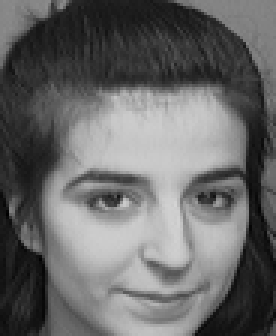
#> input picture data/ORL/s10/7.pgm, 92 x 112 px, found by its file name (shown 3 times larger); its folder holds only this picture in this run
$ jupyter execute --allow-errors Provided.ipynb   (shell and % lines are left out)
#> lines starting #> are read from the running program, lines starting #| are printed output that depends on the picture
## COMP5328 - Advanced Machine Learning
## Assignment 1: Non-negative Matrix Factorization
----------------------------------------------------------------------------------------

**(Semester 2, 2020)**

In this ipython notebook, we provide some example code for assignment1.
+ Load Data.
    - ORL dataset.
    - Extended YaleB dataset.
    - AR dataset (**optional**).
+ Perform Evaluation.
   - Relative Reconstruction Errors.
   - Accuracy, NMI (**optional**).

Lecturer: Tongliang Liu.

Tutors: Nicholas James, Songhua Wu, Xuefeng Li, Yu Yao.

**Note: All datasets can be used only for this assignment and you are not allowed to distribute these datasets. If you want to use AR dataset, you need to apply it by yourself (we do not provide AR dataset due to the problem of license, please find more details in http://www2.ece.ohio-state.edu/~aleix/ARdatabase.html).**

## 1. Load Dataset

### 1.0 Data Folder

[cell 1]
# The structure of data folder.

### 1.1 Load ORL Dataset and Extended YaleB Dataset.
+ ORL dataset contains ten different images of each of 40 distinct subjects. For some subjects, the images were taken at different times, varying the lighting, facial expressions (open / closed eyes, smiling / not smiling) and facial details (glasses / no glasses). All the images were taken against a dark homogeneous background with the subjects in an upright, frontal position (with tolerance for some side movement). The size of each image is 92x112 pixels, with 256 grey levels per pixel. To further reduce the computation complexity, you can resize all images to 30x37 pixels.

+ Extended YaleB dataset contains 2414 images of 38 human subjects under 9 poses and 64 illumination conditions. All images are manually aligned, cropped, and then resized to 168x192 pixels. To further reduce the computation complexity, you can resize all images to 42x48 pixels.

[cell 2]
import os
import numpy as np
from PIL import Image

def load_data(root='data/CroppedYaleB', reduce=4):
    """
    Load ORL (or Extended YaleB) dataset to numpy array.

    Args:
        root: path to dataset.
        reduce: scale factor for zooming out images.

    """
    images, labels = [], []

    for i, person in enumerate(sorted(os.listdir(root))):

        if not os.path.isdir(os.path.join(root, person)):
            continue

        for fname in os.listdir(os.path.join(root, person)):

            # Remove background images in Extended YaleB dataset.
            if fname.endswith('Ambient.pgm'):
                continue

            if not fname.endswith('.pgm'):
                continue

            # load image.
            img = Image.open(os.path.join(root, person, fname))
            img = img.convert('L') # grey image.

            # reduce computation complexity.
            img = img.resize([s//reduce for s in img.size])

            # TODO: preprocessing.

            # convert image to numpy array.
            img = np.asarray(img).reshape((-1,1))

            # collect data and label.
            images.append(img)
            labels.append(i)

    # concate all images and labels.
    images = np.concatenate(images, axis=1)
    labels = np.array(labels)

    return images, labels

[cell 3]
# Load ORL dataset.
X, Y = load_data(root='data/ORL', reduce=2)
#> in load_data, img is the input picture: PIL image 92x112 L; min 0, max 212, mean 103.9
#> in load_data, `img = img.resize([s//reduce for s in img.size])`:
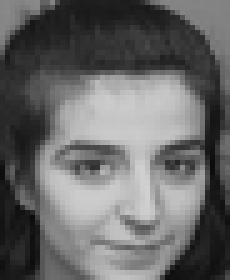
#> img: PIL image 46x56 L (shown 5 times larger); min 10, max 209, mean 103.9
#> in load_data, `img = np.asarray(img).reshape((-1,1))`: img = 2576 values, max 209 at index 1731, min 10 at index 1984, mean 103.9
#> pass 2 of the loop in load_data, `for i, person in enumerate(sorted(os.listdir(root))):`:
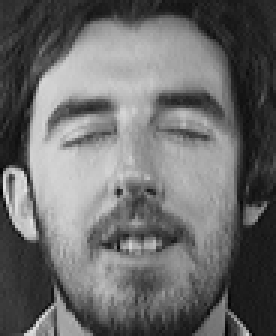
#> input picture data/ORL/s11/4.pgm, 92 x 112 px, found by its file name (shown 3 times larger)
#> in load_data, img is the input picture: PIL image 92x112 L; min 3, max 228, mean 107.2
#> in load_data, `img = img.resize([s//reduce for s in img.size])`:
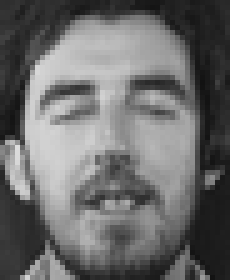
#> img: PIL image 46x56 L (shown 5 times larger); min 18, max 221, mean 107.2
#> in load_data, `img = np.asarray(img).reshape((-1,1))`: img = 2576 values, max 221 at index 1337, min 18 at index 776, mean 107.2
#> pass 3 of the loop in load_data, `for i, person in enumerate(sorted(os.listdir(root))):`:
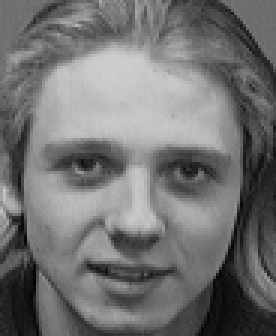
#> input picture data/ORL/s12/4.pgm, 92 x 112 px, found by its file name (shown 3 times larger)
#> in load_data, img is the input picture: PIL image 92x112 L; min 1, max 207, mean 114.3
#> in load_data, `img = img.resize([s//reduce for s in img.size])`:
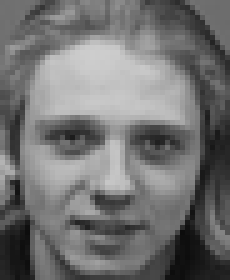
#> img: PIL image 46x56 L (shown 5 times larger); min 12, max 205, mean 114.3
#> in load_data, `img = np.asarray(img).reshape((-1,1))`: img = 2576 values, max 205 at index 478, min 12 at index 2152, mean 114.3
print('ORL dataset: X.shape = {}, Y.shape = {}'.format(X.shape, Y.shape))
#| ORL dataset: X.shape = (2576, 4), Y.shape = (4,)

# Load Extended YaleB dataset.
#> (the rest of this cell did not finish here and is left out)

print('Extended YalB dataset: X.shape = {}, Y.shape = {}'.format(X.shape, Y.shape))

### 1.2 Load AR Dataset (Optional)
AR dataset contains 2600 images of 100 individuals (50 male and 50 female). All images have been cropped and resized to 120x165 pixels. To further reduce the computation complexity, you can resize all images to 40x55 pixels.

[cell 4]
# [42 lines left out: function load_data_AR, not called in this run]

[cell 5]
# X, Y = load_data_AR(root='data/CroppedAR', reduce=3)
# print('AR dataset: X.shape = {}, Y.shape = {}'.format(X.shape, Y.shape))

---------------------------

## 2. Evaluation Metrics

### 2.1 Relative Reconstruction Errors (RRE)

To compare the robustness of different NMF algorithms, you can use the ```relative reconstruction errors```. Let $V$ denote the contaminated dataset (by adding noise), and $\hat{V}$
 denote the clean dataset. Let $W$ and $H$ denote the factorization results on $V$, the ``relative reconstruction errors`` then can be defined as follows:
 \begin{equation}
    RRE = \frac{ \| \hat{V} - WH \|_F }{ \| \hat{V} \|_F}.
\end{equation}

[cell 6]
# Load dataset.
print('==> Load ORL dataset ...')
V_hat, Y_hat = load_data('data/ORL', reduce=3)
#> call 3 of load_data, with root = 'data/ORL', reduce = 3
#> in load_data (call 3), `img = img.resize([s//reduce for s in img.size])`:
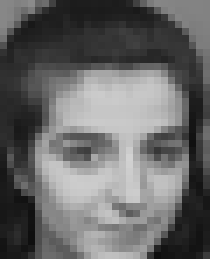
#> img: PIL image 30x37 L (shown 7 times larger); min 14, max 210, mean 103.8
#> in load_data (call 3), `img = np.asarray(img).reshape((-1,1))`: img = 1110 values, max 210 at index 678, min 14 at index 1102, mean 103.8
#> pass 2 of the loop in load_data, `for i, person in enumerate(sorted(os.listdir(root))):`:
#> in load_data (call 3), `img = img.resize([s//reduce for s in img.size])`:
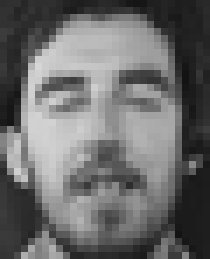
#> img: PIL image 30x37 L (shown 7 times larger); min 19, max 214, mean 107.2
#> in load_data (call 3), `img = np.asarray(img).reshape((-1,1))`: img = 1110 values, max 214 at index 275, min 19 at index 326, mean 107.2
#> pass 3 of the loop in load_data, `for i, person in enumerate(sorted(os.listdir(root))):`:
#> in load_data (call 3), `img = img.resize([s//reduce for s in img.size])`:
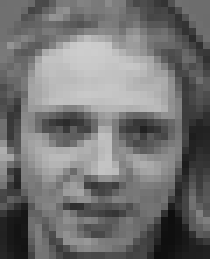
#> img: PIL image 30x37 L (shown 7 times larger); min 14, max 205, mean 114.3
#> in load_data (call 3), `img = np.asarray(img).reshape((-1,1))`: img = 1110 values, max 205 at index 192, min 14 at index 924, mean 114.3
print('V_hat.shape={}, Y_hat.shape={}'.format(V_hat.shape, Y_hat.shape))
#| V_hat.shape=(1110, 4), Y_hat.shape=(4,)

# Add Noise.
V_noise = np.random.rand(*V_hat.shape) * 40
V = V_hat + V_noise

# Plot result.
import matplotlib.pyplot as plt
img_size = [i//3 for i in (92, 112)] # ORL
ind = 2 # index of demo image.
plt.figure(figsize=(10,3))
plt.subplot(131)
plt.imshow(V_hat[:,ind].reshape(img_size[1],img_size[0]), cmap=plt.cm.gray)
plt.title('Image(Original)')
plt.subplot(132)
plt.imshow(V_noise[:,ind].reshape(img_size[1],img_size[0]), cmap=plt.cm.gray)
plt.title('Noise')
plt.subplot(133)
plt.imshow(V[:,ind].reshape(img_size[1],img_size[0]), cmap=plt.cm.gray)
plt.title('Image(Noise)')
plt.show()
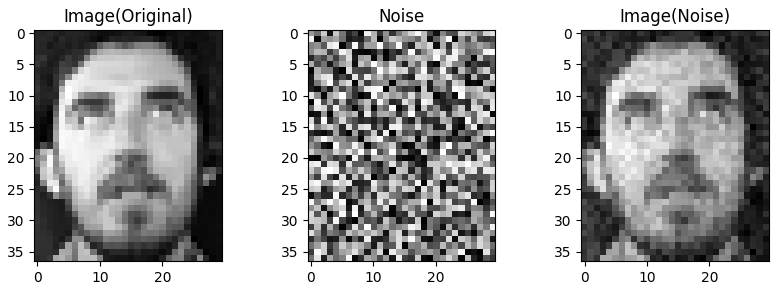
#> figure drawn by matplotlib, 3 panels

# TODO: you should implement NMF algorithms by yourself.
print('==> Apply NMF ...')
from sklearn.decomposition import NMF
model = NMF(n_components=len(set(Y_hat))) # set n_components to num_classes.
W = model.fit_transform(V)
H = model.components_
print('W.shape={}, H.shape={}'.format(W.shape, H.shape))
#| W.shape=(1110, 3), H.shape=(3, 4)

# Evaluate relative reconstruction errors.
print('==> Evaluate RRE ...')
RRE = np.linalg.norm(V_hat - W.dot(H)) / np.linalg.norm(V_hat)
print('RRE = {}'.format(RRE))

### 2.2 Evaluate Clustering Performance

1. Accuracy.

    $$ Acc(Y, Y_{pred}) = \frac{1}{n}\sum\limits_{i=1}^n 1\{Y_{pred}(i) == Y(i)\}$$

2. Normalized Mutual Information (NMI).

    $$ NMI(Y, Y_{pred}) = \frac{2 * I(Y, Y_{pred})}{H(Y) + H(Y_{pred})} $$

   where $ I(\cdot,\cdot) $ is mutual information and $ H(\cdot) $ is entropy.

[cell 7]
from collections import Counter
from sklearn.cluster import KMeans
from sklearn.metrics import accuracy_score
from sklearn.metrics import normalized_mutual_info_score

def assign_cluster_label(X, Y):
    kmeans = KMeans(n_clusters=len(set(Y))).fit(X)
    Y_pred = np.zeros(Y.shape)
    for i in set(kmeans.labels_):
        ind = kmeans.labels_ == i
        Y_pred[ind] = Counter(Y[ind]).most_common(1)[0][0] # assign label.
    return Y_pred

print('==> Evaluate Acc and NMI ...')

# Assign cluster labels.
Y_pred = assign_cluster_label(H.T, Y_hat)

acc = accuracy_score(Y_hat, Y_pred)
nmi = normalized_mutual_info_score(Y_hat, Y_pred)
print('Acc(NMI) = {:.4f} ({:.4f})'.format(acc, nmi))
